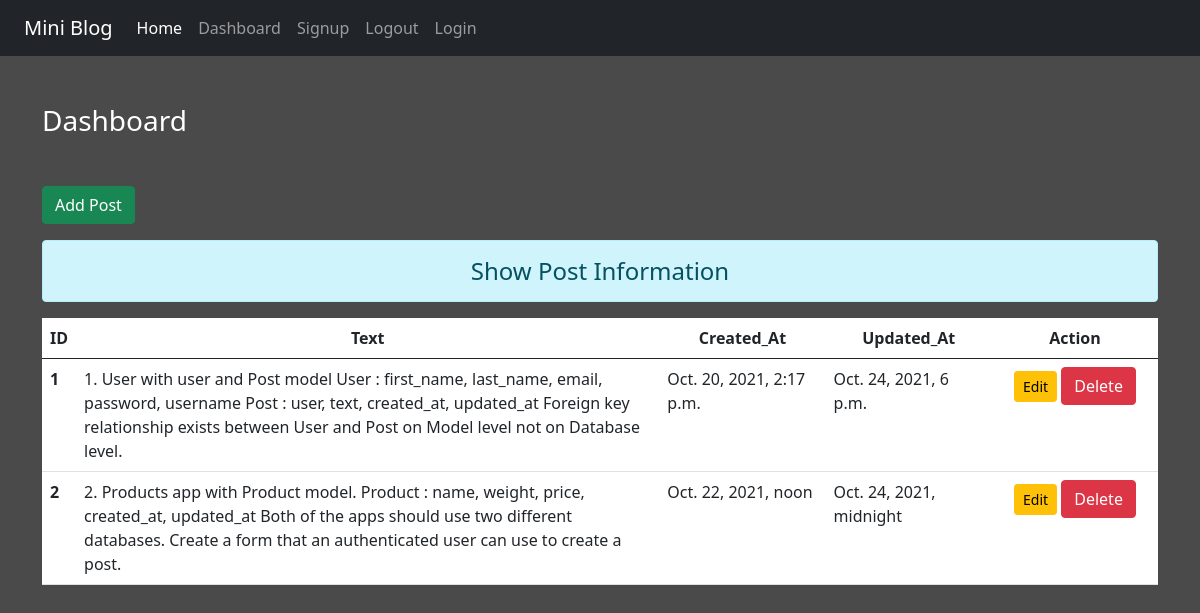
The page /dashboard/ (signed in) on the database its author committed.
### myapp/models.py (models this page shows)
class Post(models.Model):
    user = models.ForeignKey(User, on_delete=models.CASCADE)
    text = models.TextField(max_length=400)
    created_at = models.DateTimeField()
    updated_at = models.DateTimeField()

### myproduct/views.py (the view)
# urls.py: path('dashboard/', myviews.user_dashboard, name='dashboard'),
def user_dashboard(request):
    if request.user.is_authenticated:
        posts = Post.objects.all()
        return render(request, 'myproduct/dashboard.html', {'posts':posts})
    else:
        return HttpResponseRedirect('/')
    return render(request, 'myproduct/dashboard.html')

### myproduct/templates/myproduct/dashboard.html (shortened to what this page needs)
{% extends 'myproduct/base.html' %}
{% block content %}
{% load static %}
 <div class="col-5m-10">
    <h3 class="text-white my-5">Dashboard</h3>
    <a href="#" class="btn btn-success">Add Post</a>
    <h4 class="text-center alert alert-info mt-3">Show Post Information</h4>
    {% if posts %}
        <table class="table table-hover bg-white">
            <thead>
                <tr class="text-center">
                    <th scope="col" style="width:2%">ID</th>
                    <th scope="col" style="width:53%">Text</th>
                    <th scope="col" style="width:15%">Created_At</th>
                    <th scope="col" style="width:15%">Updated_At</th>
                    <th scope="col" style="width:15%">Action</th>
                </tr>
            </thead>
            <tbody>
                {% for post in posts %}
                    <tr>
                        <th scope="row">{{post.id}}</th>
                        <td>{{post.text}}</td>
                        <td>{{post.created_at}}</td>
                        <td>{{post.updated_at}}</td>
                        <td class="text-center">
                            <a href="#" class="btn btn-warning btn-sm">Edit</a>
                            {% if perms.blog.delete_post %}
                                <form action="#" method="POST", class="d-inline">
                                    <input type="submit" class="btn btn-danger" value="Delete">
                                </form>
                            {% endif %}
                        </td>
                    </tr>
                {% endfor %}
            </tbody>
        </table>
    {% else %}
        <h4 class="text-center alert alert-warning">No Records</h4>
    {% endif %}
</div>
{% endblock content %}

### myproduct/templates/myproduct/base.html (shortened to what this page needs)
<!DOCTYPE html>
{% load static %}
<html lang="en">
<head>
    <link rel="stylesheet" href="{% static 'myproduct/css/bootstrap.css' %} ">
    <link rel="stylesheet" href="{% static 'myproduct/css/style.css' %} ">
</head>
<body>
    <div class="container-fluid bg-dark">
        {% include 'myproduct/navbar.html' %}
    </div>
    <div class="container">
        <div class="row">
            {% block content %}{% endblock content %}
        </div>
    </div>
</body>
</html>

### myproduct/templates/myproduct/navbar.html (shortened to what this page needs)
<nav class="navbar navbar-expand-lg navbar-dark bg-dark">
  <div class="container-fluid">
    <a class="navbar-brand" href="#">Mini Blog</a>
    <div class="collapse navbar-collapse" id="navbarNav">
      <ul class="navbar-nav">
        <li class="nav-item">
          <a class="nav-link active" aria-current="page" href="/">Home</a>
        </li>
          <li class="nav-item">
            <a class="nav-link" href="{% url 'dashboard' %}">Dashboard</a>
          </li>
          <li class="nav-item">
            <a class="nav-link" href="{% url 'signup' %}">Signup</a>
          </li>
          <li class="nav-item">
            <a class="nav-link" href="{% url 'logout' %}">Logout</a>
          </li>
          <li class="nav-item">
            <a class="nav-link" href="{% url 'login' %}">Login</a>
          </li>
      </ul>
    </div>
  </div>
</nav>

### myproduct/static/myproduct/css/style.css (style rules this page uses)
body { background-color: rgb(75, 74, 74); color: antiquewhite; }

### rows shown on the page
Post: id "1", text "1. User with user and Post model User : first_name, last_name, email, password, username Post : user, text, created_at, updated_at Foreign key relationship exists between User and Post on Model level not on Database level.", created_at "Oct. 20, 2021, 2:17 p.m.", updated_at "Oct. 24, 2021, 6 p.m."
Post: id "2", text "2. Products app with Product model. Product : name, weight, price, created_at, updated_at Both of the apps should use two different databases. Create a form that an authenticated user can use to create a post.", created_at "Oct. 22, 2021, noon", updated_at "Oct. 24, 2021, midnight"
